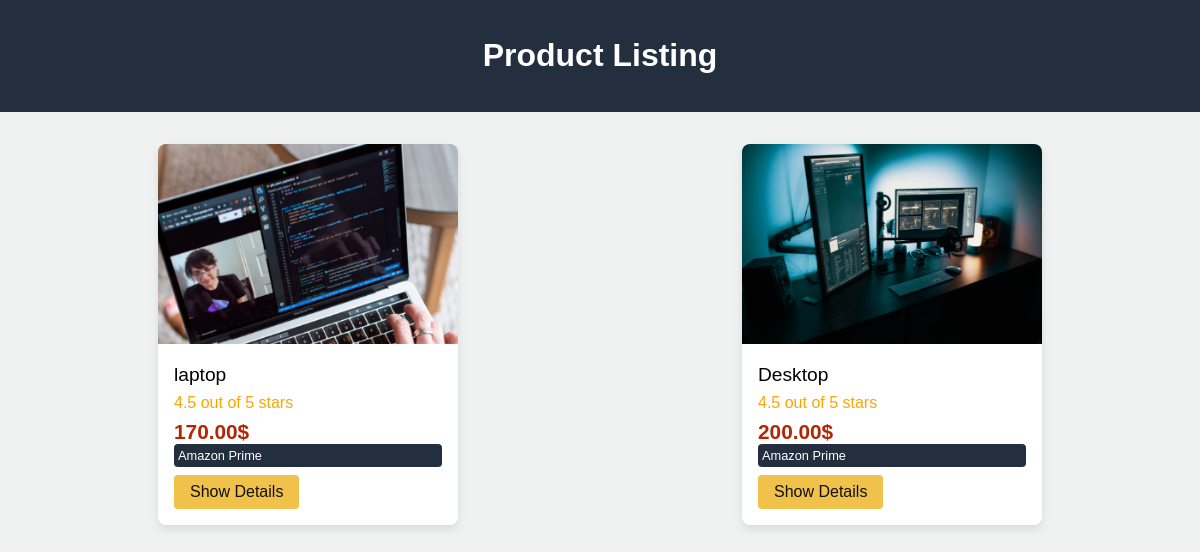
Before: / with the older database file.
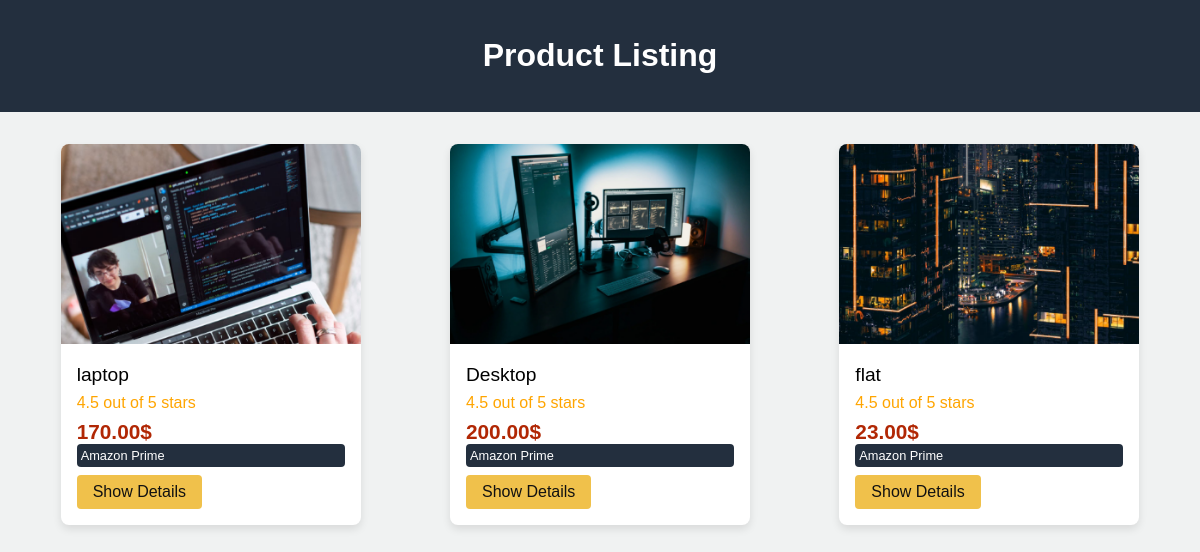
After: the same page with the newer database file.
### web/models.py (models this page shows, shortened)
class Product(models.Model):
    name = models.CharField(max_length=200)
    description = models.TextField()
    price = models.DecimalField(max_digits=10, decimal_places=2)
    image = models.ImageField(upload_to='product_images/', blank=True, null=True)

### web/views.py (the view)
# urls.py: path("", index, name="index"),
def index(request):
    products = Product.objects.all()
    context = {"products" : products}
    return render(request, "index.html", context = context)

### templates/index.html (shortened to what this page needs)
<!DOCTYPE html>
<html lang="en">
<head>
    {% load static %}
    <link rel="stylesheet" href="{% static 'css/style.css' %}">
</head>
<body>
    <header>
    <h1>Product Listing</h1>
    </header>
    <div class="product-card">
        {% for product in products %}
        <div class="card">
            <img src="{{product.image.url}}" alt="Product Image 1">
            <div class="card-content">
            <div class="product-title">{{product.name}}</div>
            <div class="product-rating">4.5 out of 5 stars</div>
            <div class="product-price">{{product.price}}$</div>
            <div class="prime-badge">Amazon Prime</div>
            <a href="{% url 'web:product_detail' pk=product.pk %}" class="btn">Show Details</a>
            </div>
        </div>
        {% endfor %}
    </div>
</body>
</html>

### static/css/style.css (style rules this page uses)
body { font-family: Arial, sans-serif; background-color: #f0f2f2; margin: 0; padding: 0; }
header { background-color: #232f3e; color: #fff; padding: 16px; text-align: center; }
.product-card { display: flex; flex-wrap: wrap; justify-content: space-around; margin: 16px; }
.card { width: 300px; background-color: #fff; border-radius: 8px; box-shadow: 0 4px 8px rgba(0, 0, 0, 0.1); overflow: hidden; margin: 16px; transition: transform 0.3s ease-in-out; }
.card img { width: 100%; height: 200px; object-fit: cover; }
.card-content { padding: 16px; }
.product-title { font-size: 1.2em; margin-bottom: 8px; }
.product-rating { color: #ffa500; margin-bottom: 8px; }
.product-price { color: #B12704; font-size: 1.3em; font-weight: bold; }
.prime-badge { background-color: #232f3e; color: #fff; padding: 4px; border-radius: 4px; font-size: 0.8em; margin-bottom: 8px; }
.btn { display: inline-block; padding: 8px 16px; background-color: #f0c14b; color: #111; text-decoration: none; border-radius: 4px; transition: background-color 0.3s ease; }
a { color: #007bff; text-decoration: none; margin-right: 10px; }

Changed rows visible on the page:
added Product: image (picture), name "flat", price "23.00"
